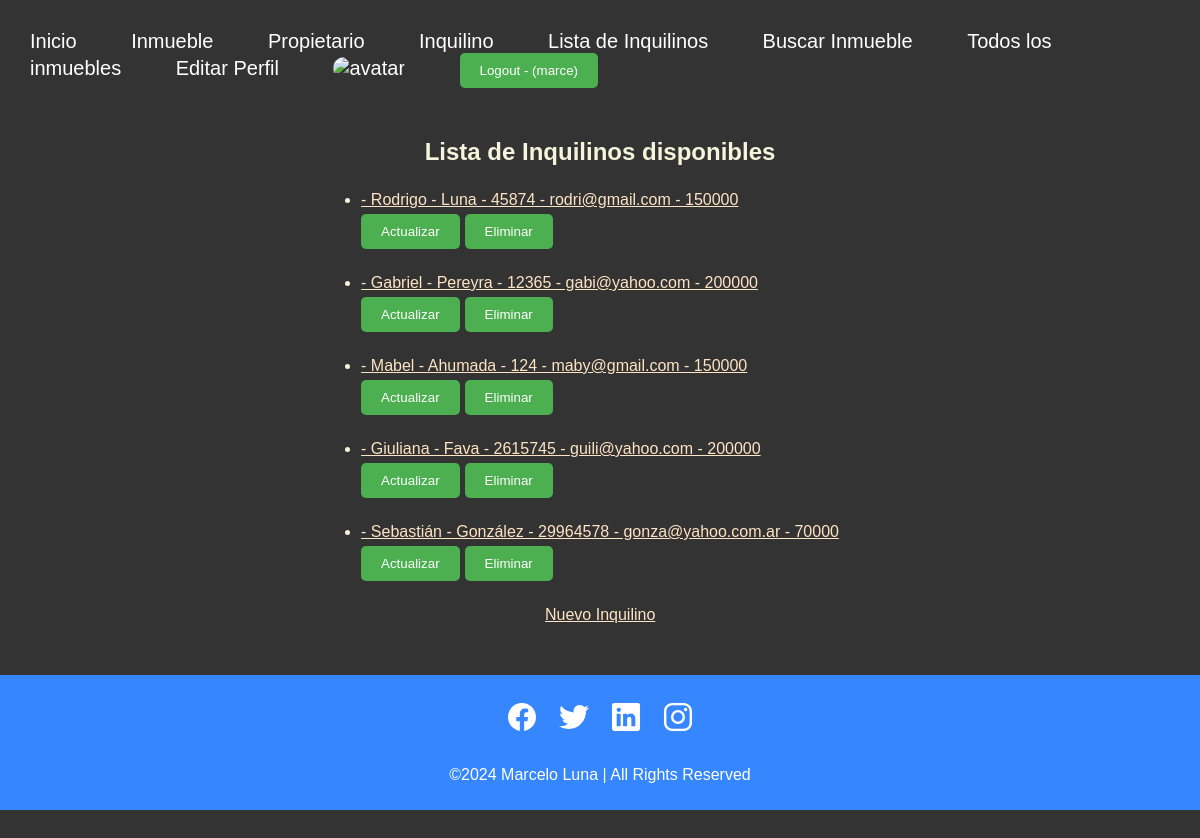
The page /lista-inquilino/ (signed in) on the database its author committed.
### app/models.py (models this page shows)
class Inquilino(models.Model):
    nombre = models.CharField(max_length=30)
    apellido = models.CharField(max_length=30)
    telefono = models.IntegerField()
    mail = models.EmailField()
    valor_alquiler = models.IntegerField()
    def __str__(self):
        return f'''- {self.nombre}
                   - {self.apellido}
                   - {self.telefono}
                   - {self.mail}
                   - {self.valor_alquiler}'''

### app/views.py (the view)
# urls.py: path('lista-inquilino/', ListaIquilino.as_view(), name='lista_inquilinos'),
class ListaIquilino (LoginRequiredMixin, ListView):
    model = Inquilino # utilizamos el modelo para buscar los registros de la tabla correspondiente
    template_name = 'inquilino_list.html' # definimos el html al que le pasaremos los registros como contexto
    context_object_name = 'inquilinos' # definimos el nombre de la variable de contexto

### app/templates/inquilino_list.html
{% extends 'padre.html' %}
{% block contenido_que_cambia %}
<h2>Lista de Inquilinos disponibles</h2>
<ul class="animate__animated animate__fadeInUp">
  {% for inquilino in inquilinos  %}
    <li style="margin-top: 25px;">
        <a href="{% url 'detalle_inquilino' inquilino.id %}" style="color: bisque;">
            {{inquilino}}
        </a>
    </li>
    <div style="display: flex; column-gap: 5px;">
      <button style="padding: 10px 20px; margin-top: 5px; background-color: #4CAF50; color: white; border: none;  border-radius: 5px;  cursor: pointer;">
        <a href="{% url 'actualizar_inquilino' inquilino.id %}" style="text-decoration: none; color: white;">Actualizar</a>
      </button>
      <button style="padding: 10px 20px; margin-top: 5px; background-color: #4CAF50; color: white; border: none;  border-radius: 5px;  cursor: pointer;">
        <a href="{% url 'eliminar_inquilino' inquilino.id %}" style="text-decoration: none; color: white;">Eliminar</a>
      </button>
    </div>
  {% endfor %}
</ul>
<a href="{% url 'crear_inquilino' %}" style="color: bisque; margin-top: 25px;" class="animate__animated animate__backInUp">Nuevo Inquilino</a>
{% endblock contenido_que_cambia %}

### app/templates/navbar.html
{% load static %}
<header>
    <nav style="display: inline; height: 50px; justify-content: center; align-items: center;">
      <ul>
        <li><a href="{% url 'inicio' %}">Inicio</a></li>
        <li><a href="{% url 'inmueble_formulario' %}">Inmueble</a></li>
        <li><a href="{% url 'propietario_formulario' %}">Propietario</a></li>
        <li><a href="{% url 'inquilino_formulario' %}">Inquilino</a></li>
        <li><a href="{% url 'lista_inquilinos' %}">Lista de Inquilinos</a></li>
        <li><a href="{% url 'busqueda_inmueble' %}">Buscar Inmueble</a></li>
        <li><a href="{% url 'lista_inmuebles' %}">Todos los inmuebles</a></li>
        {% if user.is_authenticated %}
          <li><a href="{% url 'editar_perfil' %}">Editar Perfil</a></li>
          <li>
            <a href="{% url 'agregar_avatar' %}"><img src="{{url}}" alt="avatar" style="width: 2%; border-radius: 15px;"></a>
          </li>
          <form action="{% url 'logout' %}" method="post" style="display:inline"> {% csrf_token %}
            <button type="submit" style="padding: 10px 20px; background-color: #4CAF50; color: white; border: none;  border-radius: 5px;  cursor: pointer;"> Logout - ({{user.username}}) </button>
          </form>
        {% else %}
          <li><a href="{% url 'login' %}">Ingresar</a></li>
          <li><a href="{% url 'registrar' %}">Registrar</a></li>
          <li>
            <a href="{% url 'login' %}"><img src="{% static 'assets/img/perfil_vacio.png' %}" alt="avatar_vacio" style="width: 2%; border-radius: 15px;"></a>
          </li>
        {% endif %}
      </ul>
    </nav>
</header>

### app/static/css/estilos.css (style rules this page uses)
* { margin: 0; padding: 0; box-sizing: border-box; font-family: "Poppins", sans-serif; }
body { position: relative; margin: 0; padding-bottom: 3em; min-height: 100vh; background: #333; justify-content: flex-end; align-items: flex-end; }
header { background-color: #333; color: #fff; padding: 20px; margin: 10px; }
nav ul { list-style: none; padding: 0; margin: 0; }
nav li { display: inline; margin-right: 50px; }
nav a { text-decoration: none; color: #fff; font-size: 20px; }

### rows shown on the page
Inquilino: nombre+apellido+telefono "- Rodrigo - Luna - 45874 - rodri@gmail.com - 150000"
Inquilino: nombre+apellido+telefono "- Gabriel - Pereyra - 12365 - gabi@yahoo.com - 200000"
Inquilino: nombre+apellido+telefono "- Mabel - Ahumada - 124 - maby@gmail.com - 150000"
Inquilino: nombre+apellido+telefono "- Giuliana - Fava - 2615745 - guili@yahoo.com - 200000"
Inquilino: nombre+apellido+telefono "- Sebastián - González - 29964578 - gonza@yahoo.com.ar - 70000"

### other values the page prints
{{ user.username }} "marce"
